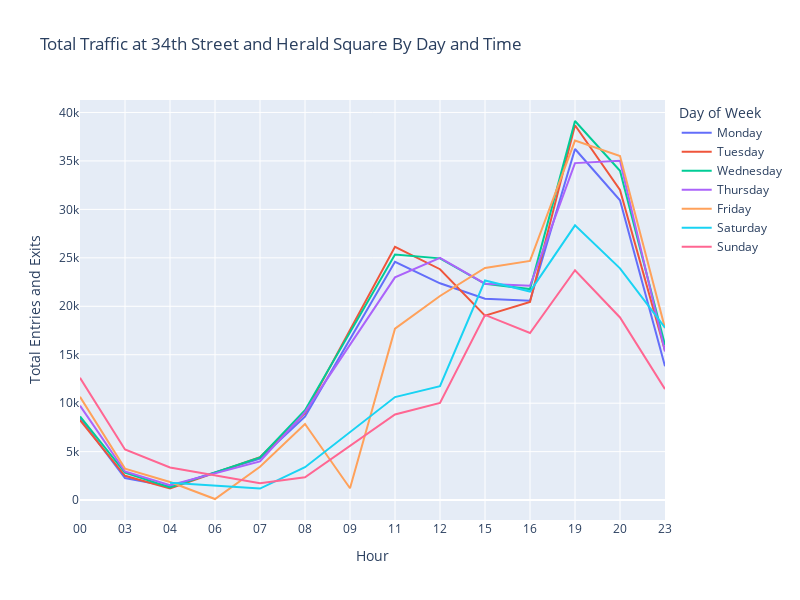

Notebook code cell kept with this figure:
### Code cell
station_plot("34 ST-HERALD SQ", "34th Street and Herald Square")

### Figure 1 — Plotly figure (JSON) as saved in the notebook; plotly's stock layout.template omitted (floating-point values rounded to 4 significant figures)
{"data": [{"connectgaps": true, "hovertemplate": "Day of Week=Monday<br>Hour=%{x}<br>Total Entries and Exits=%{y}<extra></extra>", "legendgroup": "Monday", "line": {"color": "#636efa", "dash": "solid"}, "marker": {"symbol": "circle"}, "mode": "lines", "name": "Monday", "orientation": "v", "showlegend": true, "type": "scatter", "x": ["00", "03", "04", "06", "07", "08", "09", "11", "12", "15", "16", "19", "20", "23"], "xaxis": "x", "y": [8440.0, 2278.0, 1414.0, null, 4288.0, 8625.0, null, 24590.0, 22370.0, 20780.0, 20572, 36232, 30930.0, 13810.0], "yaxis": "y"}, {"connectgaps": true, "hovertemplate": "Day of Week=Tuesday<br>Hour=%{x}<br>Total Entries and Exits=%{y}<extra></extra>", "legendgroup": "Tuesday", "line": {"color": "#EF553B", "dash": "solid"}, "marker": {"symbol": "circle"}, "mode": "lines", "name": "Tuesday", "orientation": "v", "showlegend": true, "type": "scatter", "x": ["00", "03", "04", "06", "07", "08", "09", "11", "12", "15", "16", "19", "20", "23"], "xaxis": "x", "y": [8248.0, 2507, 1202.0, null, 4427.0, 8963.0, null, 26135, 23830.0, 19039, 20435, 38680.0, 32000.0, 15420.0], "yaxis": "y"}, {"connectgaps": true, "hovertemplate": "Day of Week=Wednesday<br>Hour=%{x}<br>Total Entries and Exits=%{y}<extra></extra>", "legendgroup": "Wednesday", "line": {"color": "#00cc96", "dash": "solid"}, "marker": {"symbol": "circle"}, "mode": "lines", "name": "Wednesday", "orientation": "v", "showlegend": true, "type": "scatter", "x": ["00", "03", "04", "06", "07", "08", "09", "11", "12", "15", "16", "19", "20", "23"], "xaxis": "x", "y": [8632.0, 2847.0, 1312.0, null, 4401.0, 9277.0, null, 25340.0, 24950.0, 22320.0, 21780.0, 39120.0, 33980.0, 16010.0], "yaxis": "y"}, {"connectgaps": true, "hovertemplate": "Day of Week=Thursday<br>Hour=%{x}<br>Total Entries and Exits=%{y}<extra></extra>", "legendgroup": "Thursday", "line": {"color": "#ab63fa", "dash": "solid"}, "marker": {"symbol": "circle"}, "mode": "lines", "name": "Thursday", "orientation": "v", "showlegend": true, "type": "scatter", "x": ["00", "03", "04", "06", "07", "08", "09", "11", "12", "15", "16", "19", "20", "23"], "xaxis": "x", "y": [9746.0, 2951.0, 1525, null, 3987.0, 9075, null, 22980.0, 25000.0, 22330.0, 22120.0, 34780.0, 35020.0, 15335], "yaxis": "y"}, {"connectgaps": true, "hovertemplate": "Day of Week=Friday<br>Hour=%{x}<br>Total Entries and Exits=%{y}<extra></extra>", "legendgroup": "Friday", "line": {"color": "#FFA15A", "dash": "solid"}, "marker": {"symbol": "circle"}, "mode": "lines", "name": "Friday", "orientation": "v", "showlegend": true, "type": "scatter", "x": ["00", "03", "04", "06", "07", "08", "09", "11", "12", "15", "16", "19", "20", "23"], "xaxis": "x", "y": [10660.0, 3249.0, 1875.0, 114.5, 3449.0, 7851.0, 1227, 17690.0, 21060.0, 23956, 24680.0, 37095, 35500.0, 17750.0], "yaxis": "y"}, {"connectgaps": true, "hovertemplate": "Day of Week=Saturday<br>Hour=%{x}<br>Total Entries and Exits=%{y}<extra></extra>", "legendgroup": "Saturday", "line": {"color": "#19d3f3", "dash": "solid"}, "marker": {"symbol": "circle"}, "mode": "lines", "name": "Saturday", "orientation": "v", "showlegend": true, "type": "scatter", "x": ["00", "03", "04", "06", "07", "08", "09", "11", "12", "15", "16", "19", "20", "23"], "xaxis": "x", "y": [null, null, 1781, null, 1194, 3392.0, null, 10630.0, 11760.0, 22660.0, 21530.0, 28355, 23920.0, 17790.0], "yaxis": "y"}, {"connectgaps": true, "hovertemplate": "Day of Week=Sunday<br>Hour=%{x}<br>Total Entries and Exits=%{y}<extra></extra>", "legendgroup": "Sunday", "line": {"color": "#FF6692", "dash": "solid"}, "marker": {"symbol": "circle"}, "mode": "lines", "name": "Sunday", "orientation": "v", "showlegend": true, "type": "scatter", "x": ["00", "03", "04", "06", "07", "08", "09", "11", "12", "15", "16", "19", "20", "23"], "xaxis": "x", "y": [12620.0, 5218.0, 3374.0, null, 1745, 2355.0, null, 8834.0, 10040.0, 19110.0, 17240.0, 23720.0, 18850.0, 11454], "yaxis": "y"}], "layout": {"height": 600, "legend": {"title": {"text": "Day of Week"}, "tracegroupgap": 0}, "title": {"text": "Total Traffic at 34th Street and Herald Square By Day and Time"}, "width": 800, "xaxis": {"anchor": "y", "domain": [0, 1], "title": {"text": "Hour"}}, "yaxis": {"anchor": "x", "domain": [0, 1], "title": {"text": "Total Entries and Exits"}}}}
